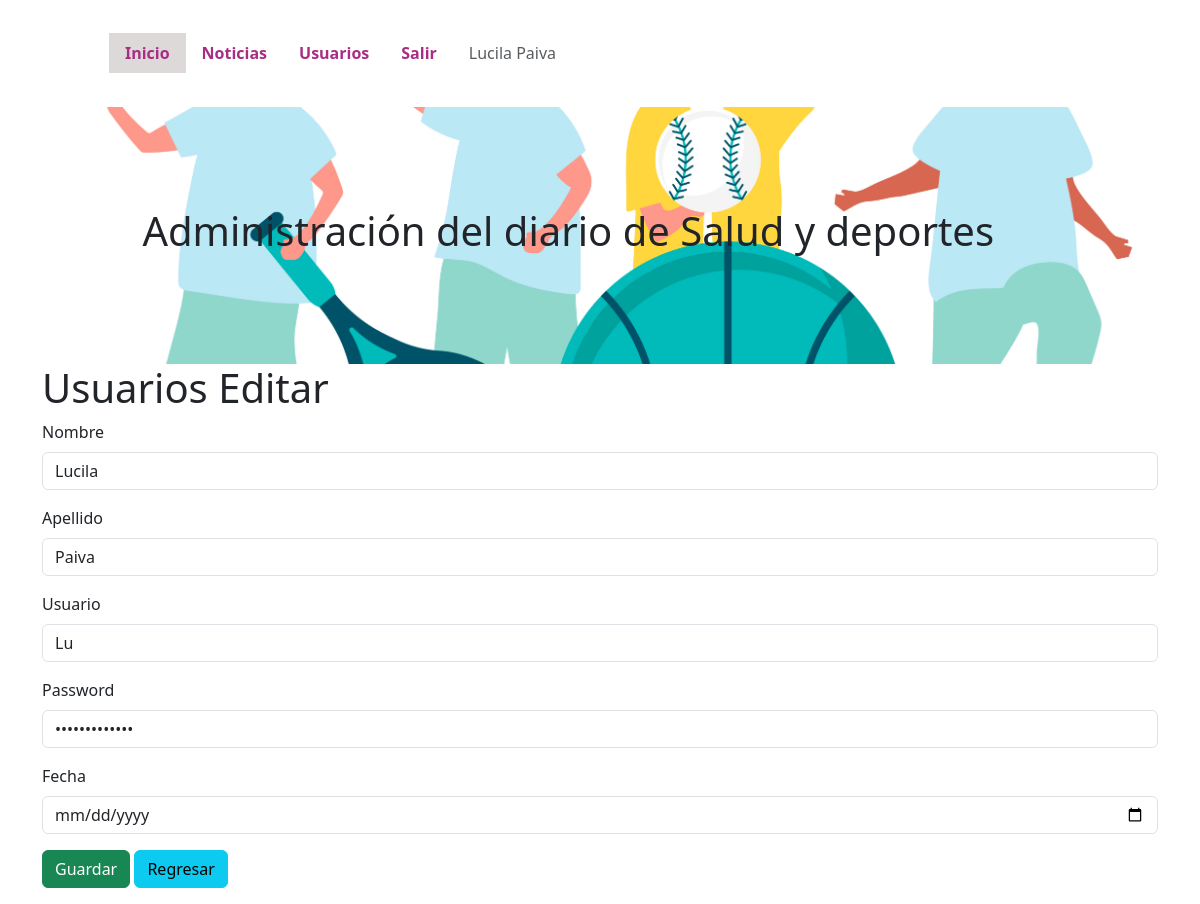
Page /admin/usuarios_editar.php?id_usuario=2 (signed in) on the committed database.
### tables this page shows
CREATE TABLE `usuarios` (
  `id_usuario` int(11) NOT NULL,
  `nombre` varchar(30) NOT NULL,
  `apellido` varchar(30) NOT NULL,
  `usuario` varchar(30) NOT NULL,
  `password` varchar(30) NOT NULL,
  `tipo_usuario` varchar(10) NOT NULL,
  `fecha` date DEFAULT NULL
);

### admin/usuarios_editar.php (the view, shortened to what this page needs)
<?php
extract($_REQUEST);
?>
<!DOCTYPE html>
<html lang="es">
<head>
    <link href="../lib/bootstrap-5.3.2/css/bootstrap.min.css" rel="stylesheet">
    <link href="https://cdn.jsdelivr.net/npm/summernote@0.8.18/dist/summernote.min.css" rel="stylesheet">
</head>
<body>
    <div class="container">
        <?php require("menu.php"); ?>
        <h1>Usuarios Editar</h1>
        <?php
        require("conexion.php");
        $conexion = mysqli_connect($server_db, $usuario_db, $password_db)
            or die("No se puede conectar con el servidor");
        mysqli_select_db($conexion, $base_db)
            or die("No se puede seleccionar la base de datos");
        $instruccion="select * from usuarios where id_usuario=$id_usuario";
        $consulta=mysqli_query($conexion,$instruccion) or die("no pudo consultar");
        $resultado=mysqli_fetch_array($consulta);
        ?>
        <form action="usuarios_editar_guardar.php" method="post" enctype="multipart/form-data">
            <div class="mb-3">
                <label for="nombre" class="form-label">Nombre</label>
                <input type="text" class="form-control" id="nombre" name="nombre" placeholder="nombre" required value="<?php print($resultado['nombre']);?>">
            </div>
            <div class="mb-3">
                <label for="apellido" class="form-label">Apellido</label>
                <input type="text" class="form-control" id="apellido" name="apellido" required value="<?php print($resultado['apellido']);?>">
            </div>
            <div class="mb-3">
                <label for="usuario" class="form-label">Usuario</label>
                <input type="text" class="form-control" id="usuario" name="usuario" required value="<?php print($resultado['usuario']);?>">
            </div>
            <div class="mb-3">
                <label for="password" class="form-label">Password</label>
                <input type="password" class="form-control" id="password" name="password" required value="<?php print($resultado['password']);?>">
            </div>
            <div class="mb-3">
                <label for="fecha" class="form-label">Fecha</label>
                <input type="date" class="form-control" id="fecha" name="fecha" required value="<?php print($resultado['fecha']);?>">
            </div>
            <div class="mb-3">
                <input type="submit" class="btn btn-success" id="enviar" name="enviar" value="Guardar">
                <a href="usuarios.php" class="btn btn-info">Regresar</a>
            </div>
        </form>
    </div>
</body>
</html>

### rows in the picture
usuarios: nombre "Lucila", apellido "Paiva", usuario "Lu"

### other values in the picture
$_SESSION['nombre'] "Lucila"
$_SESSION['apellido'] "Paiva"
